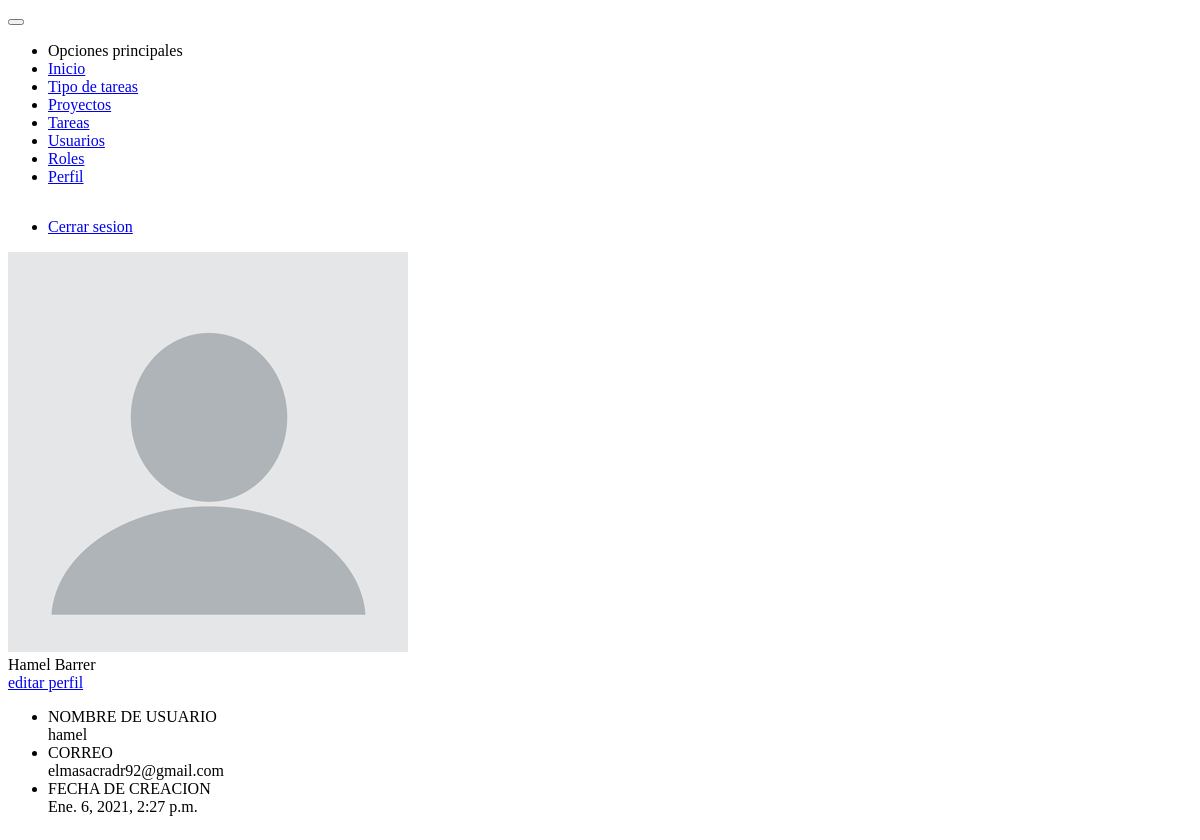
/perfil/ (signed in), run on an earlier commit of the app's database.
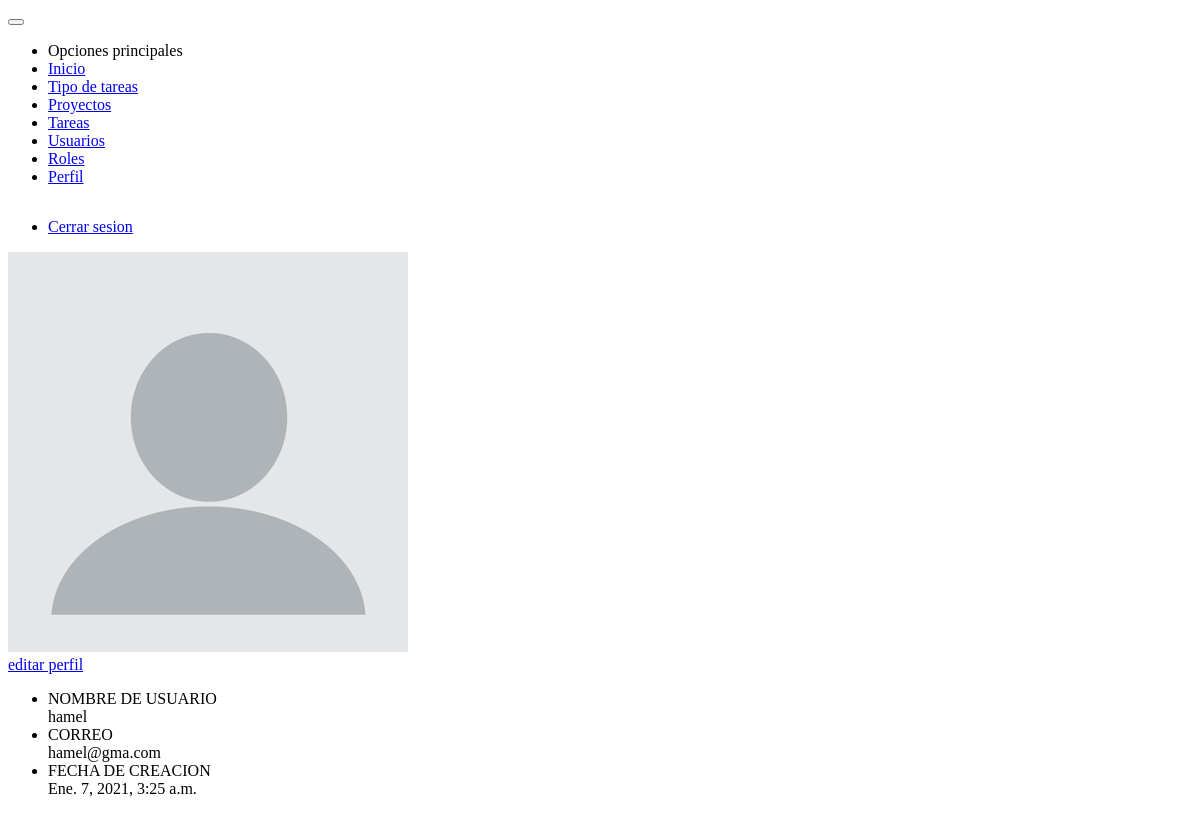
And on a later commit of the database.
### profiles/models.py (models this page shows, shortened)
class Profile(models.Model):
    user = models.OneToOneField(User, on_delete=models.CASCADE)
    avatar = models.ImageField(default='avatar.png', upload_to='profiles/')
    phone = models.CharField(max_length=14, blank=True, null=True)
    direction = models.CharField(max_length=80, blank=True, null=True)
    created_at = models.DateTimeField(auto_now_add=timezone.now())
    updated_at = models.DateTimeField(auto_now=timezone.now())

### users/models.py (models this page shows)
class User(AbstractUser):
    def get_full_name(self):
        return f'{self.first_name} {self.last_name}'

### profiles/views.py (the view)
# urls.py: path('', views.profile_view, name='profile'),
@login_required(login_url='users:login')
def profile_view(request):
    template_name = 'profiles/profil.html'
    user = request.user
    profile = Profile.objects.filter(user=user).first()
    return render(request, template_name, {
        'profile': profile,
    })

### profiles/templates/profiles/profil.html (shortened to what this page needs)
{% extends 'base.html' %}
{% block content %}
<div class="card text-bold">
    <div class="card-content m-2">
        <div class="social-box">
            <div class="header bg-cyan fg-white">
                <img src="{{ profile.avatar.url }}" class="avatar img-fluid">
                <div class="title">{{ user.first_name }} {{ user.last_name }}</div>
                <a href="{% url 'profiles:update_profile' profile.pk %}" class="button success mt-2"> editar perfil</a>
            </div>
            <ul class="skills">
                <li>
                    <div>NOMBRE DE USUARIO</div>
                    <div class="text-bold">{{ user.username }}</div>
                </li>
                <li>
                    <div>CORREO</div>
                    <div class="text-bold">{{ user.email }}</div>
                </li>
                <li>
                    <div>FECHA DE CREACION</div>
                    <div class="text-bold">{{ user.date_joined }}</div>
                </li>
            </ul>
        </div>
    </div>
</div>
{% endblock %}

### templates/base.html (shortened to what this page needs)
{% load static %}
<!DOCTYPE html>
<html lang="en">
<head>
    <link rel="stylesheet" href="https://cdn.metroui.org.ua/v4.3.2/css/metro-all.min.css">
    <link rel="stylesheet" href="{% static 'css/styled.css' %}">
</head>
<body class="h-vh-100">
    <div data-role="navview" data-compact="false">
        {% if request.user.is_authenticated %}
            <div class="navview-pane">
                {% include 'sidenav.html' %}
            </div>
        {% endif %}
        <div class="navview-content h-100 pt-15" style="overflow-y: auto">
            {% if request.user.is_authenticated %}
                {% include 'appbar.html' %}
            {% endif %}
            <div class="container-fluid h-100 content-main">
                {% block content %}
                {% endblock %}
            </div>
        </div>
    </div>
</body>
</html>

### templates/sidenav.html (shortened to what this page needs)
{% url 'users:user' as user %}
{% url 'users:roles' as roles %}
{% url 'profiles:profile' as profile %}
{% url 'projects:home' as home %}
{% url 'projects:project' as project %}
{% url 'tasks:type_task' as type_task %}
{% url 'tasks:task' as task %}
<turbo-frame id="menu" target="_top">
    <div class="navview-container">
        <button class="pull-button a">
        </button>
    </div>
    <div class="navview-menu-container">
        <ul class="navview-menu mt-4">
            <li class="item-header">Opciones principales</li>
            <li>
                <a href="{{ home }}">
                    <span class="caption">Inicio</span>
                </a>
            </li>
            {% if perms.tasks.view_typetask %}
                <li>
                    <a href="{{ type_task }}">
                        <span class="caption">Tipo de tareas</span>
                    </a>
                </li>
            {% endif %}
            {% if perms.projects.view_project %}
                <li>
                    <a href="{{ project }}">
                        <span class="caption">Proyectos</span>
                    </a>
                </li>
            {% endif %}
            {% if perms.tasks.view_task %}
                <li>
                    <a href="{{ task }}">
                        <span class="caption">Tareas</span>
                    </a>
                </li>
            {% endif %}
            {% if perms.users.view_user %}
                <li>
                    <a href="{{ user }}">
                        <span class="caption">Usuarios</span>
                    </a>
                </li>
                <li>
                    <a href="{{ roles }}">
                        <span class="caption">Roles</span>
                    </a>
                </li>
            {% endif %}
            <li>
                <a href="{{ profile }}">
                    <span class="caption">Perfil</span>
                </a>
            </li>
        </ul>
    </div>
</turbo-frame>

### templates/appbar.html (shortened to what this page needs)
<div data-role="appbar" data-expand="true" data-shadow="true" class="pos-absolute app-bar custom-bar">
    <div class="ml-auto">
        <ul class="app-bar-menu">
            <li><a href="{% url 'users:logout' %}"> Cerrar sesion</a></li>
        </ul>
    </div>
</div>

What changed in the data, as far as the page shows it:
changed User "hamel": email "elmasacradr92@gmail.com" → "hamel@gma.com"; date_joined "Ene. 6, 2021, 2:27 p.m." → "Ene. 7, 2021, 3:25 a.m."; first_name "Hamel" → (not shown); last_name "Barrer" → (not shown)
